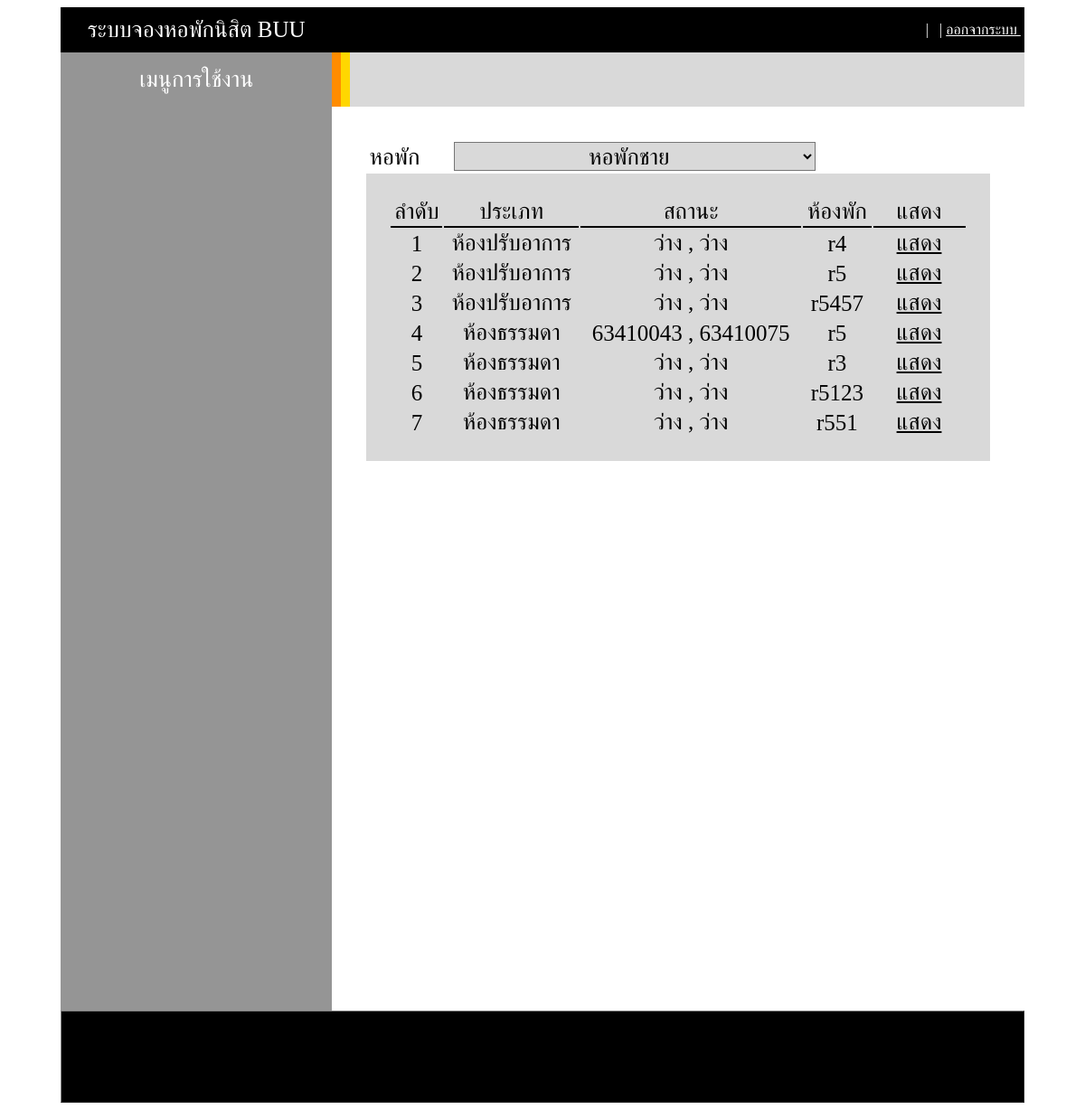
The app's page /rent.php?nam=หอพักชาย with its own data.
### tables this page shows
CREATE TABLE `dorm` (
  `id` int(11) NOT NULL,
  `name` varchar(255) NOT NULL,
  `type` varchar(255) NOT NULL,
  `room` varchar(255) NOT NULL,
  `user1` varchar(255) NOT NULL,
  `user2` varchar(255) NOT NULL
);

### rent.php (the view, shortened to what this page needs)
<?php include "header.php" ; ?>
<br><br>
<table width="90%">
<tr><td class="tl tsiz">หอพัก &nbsp;&nbsp;&nbsp;&nbsp;
  <select class="selec" id="mySelect" onchange="myFunction()">
  <?php
$nam=$_GET['nam'];
if($nam=='หอพักชาย'){
echo "<option value='หอพักชาย' selected>  หอพักชาย  </option>";
}else{
echo "<option value='หอพักชาย'>  หอพักชาย  </option>";
}
?>
  </select>
</td></tr>
</table>
<table width="90%" class="tc ta1 tsiz">
<tr><td class="td1">ลำดับ</td><td class="td1">ประเภท</td><td class="td1">สถานะ</td><td class="td1">ห้องพัก</td><td class="td1" width=100>แสดง</td></tr>
<?php
$sql = "SELECT * FROM dorm where name='$nam' ORDER BY type DESC";
$result = $conn->query($sql);
  $i=1;
  while($row = $result->fetch_assoc()) {
    $id = $row['id'];
    $type = $row['type'];
    $room = $row['room'];
    $user1 = $row['user1'];
    $user2 = $row['user2'];
    echo "<tr><td>$i</td><td>$type </td> <td>$user1 , $user2</td><td> $room</td>
    <td><a href='rentview.php?rent=$id' class='ahre'>แสดง</a></td>
    </tr>";
    $i=$i+1;
  }
?>
</table>
<?php include "footer.php" ; ?>

### header.php (style rules this page uses)
.tc { text-align: center; }

### rent.php (style rules this page uses)
.tl { text-align: left; }
.tc { text-align: center; }
.tsiz { font-size: 25px; }
.ta1 { background: #D9D9D9; padding: 25px; }
.td1 { border-bottom: 2px solid black; }
.ahre { color: black; }
.selec { font-size: 25px; width: 400px; background: #D9D9D9; text-align: center; }

### records on screen
dorm: type "ห้องปรับอาการ", user1 "ว่าง", user2 "ว่าง", room "r4"
dorm: type "ห้องปรับอาการ", user1 "ว่าง", user2 "ว่าง", room "r5"
dorm: type "ห้องปรับอาการ", user1 "ว่าง", user2 "ว่าง", room "r5457"
dorm: type "ห้องธรรมดา", user1 "63410043", user2 "63410075", room "r5"
dorm: type "ห้องธรรมดา", user1 "ว่าง", user2 "ว่าง", room "r3"
dorm: type "ห้องธรรมดา", user1 "ว่าง", user2 "ว่าง", room "r5123"
dorm: type "ห้องธรรมดา", user1 "ว่าง", user2 "ว่าง", room "r551"
